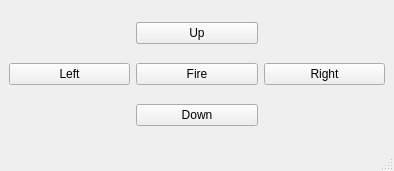
<?xml version="1.0" encoding="UTF-8"?>
<ui version="4.0">
 <class>mainWindow</class>
 <widget class="QMainWindow" name="mainWindow">
  <property name="geometry">
   <rect>
    <x>0</x>
    <y>0</y>
    <width>394</width>
    <height>171</height>
   </rect>
  </property>
  <property name="windowTitle">
   <string>Armageddon</string>
  </property>
  <widget class="QWidget" name="centralwidget">
   <layout class="QGridLayout" name="gridLayout">
     <item row="0" column="1">
         <widget class="QPushButton" name="fireallButton">
          <property name="text">
           <string>Fire all</string>
          </property>
          <property name="shortcut">
           <string>Fire all</string>
          </property>
         </widget>
     </item>
    <item row="0" column="1">
     <widget class="QPushButton" name="upButton">
      <property name="text">
       <string>Up</string>
      </property>
      <property name="shortcut">
       <string>Up</string>
      </property>
     </widget>
    </item>
    <item row="1" column="0">
     <widget class="QPushButton" name="leftButton">
      <property name="text">
       <string>Left</string>
      </property>
      <property name="shortcut">
       <string>Left</string>
      </property>
     </widget>
    </item>
    <item row="1" column="1">
     <widget class="QPushButton" name="fireButton">
      <property name="text">
       <string>Fire</string>
      </property>
      <property name="shortcut">
       <string>Return</string>
      </property>
     </widget>
    </item>
    <item row="1" column="2">
     <widget class="QPushButton" name="rightButton">
      <property name="text">
       <string>Right</string>
      </property>
      <property name="shortcut">
       <string>Right</string>
      </property>
     </widget>
    </item>
    <item row="2" column="1">
     <widget class="QPushButton" name="downButton">
      <property name="text">
       <string>Down</string>
      </property>
      <property name="shortcut">
       <string>Down</string>
      </property>
     </widget>
    </item>
   </layout>
  </widget>
  <widget class="QStatusBar" name="statusbar"/>
 </widget>
 <resources/>
 <connections/>
</ui>
